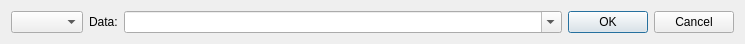
<?xml version="1.0" encoding="UTF-8"?>
<ui version="4.0">
 <class>SerialSend::Form</class>
 <widget class="QWidget" name="SerialSend::Form">
  <property name="geometry">
   <rect>
    <x>0</x>
    <y>0</y>
    <width>745</width>
    <height>41</height>
   </rect>
  </property>
  <property name="focusPolicy">
   <enum>Qt::NoFocus</enum>
  </property>
  <property name="windowTitle">
   <string>Form</string>
  </property>
  <layout class="QGridLayout" name="gridLayout">
   <item row="1" column="0">
    <widget class="QComboBox" name="comboBoxConnections"/>
   </item>
   <item row="1" column="3">
    <widget class="QDialogButtonBox" name="buttonBox">
     <property name="sizePolicy">
      <sizepolicy hsizetype="Fixed" vsizetype="Fixed">
       <horstretch>0</horstretch>
       <verstretch>0</verstretch>
      </sizepolicy>
     </property>
     <property name="standardButtons">
      <set>QDialogButtonBox::Cancel|QDialogButtonBox::Ok</set>
     </property>
    </widget>
   </item>
   <item row="1" column="2">
    <widget class="MyQComboBox" name="lineEditData">
     <property name="sizePolicy">
      <sizepolicy hsizetype="Expanding" vsizetype="Fixed">
       <horstretch>0</horstretch>
       <verstretch>0</verstretch>
      </sizepolicy>
     </property>
     <property name="focusPolicy">
      <enum>Qt::WheelFocus</enum>
     </property>
     <property name="contextMenuPolicy">
      <enum>Qt::NoContextMenu</enum>
     </property>
     <property name="editable">
      <bool>true</bool>
     </property>
     <property name="sizeAdjustPolicy">
      <enum>QComboBox::AdjustToContentsOnFirstShow</enum>
     </property>
    </widget>
   </item>
   <item row="1" column="1">
    <widget class="QLabel" name="label_4">
     <property name="text">
      <string>Data:</string>
     </property>
    </widget>
   </item>
  </layout>
 </widget>
 <customwidgets>
  <customwidget>
   <class>MyQComboBox</class>
   <extends>QComboBox</extends>
   <header>myqcombobox.h</header>
  </customwidget>
 </customwidgets>
 <resources/>
 <connections/>
</ui>
